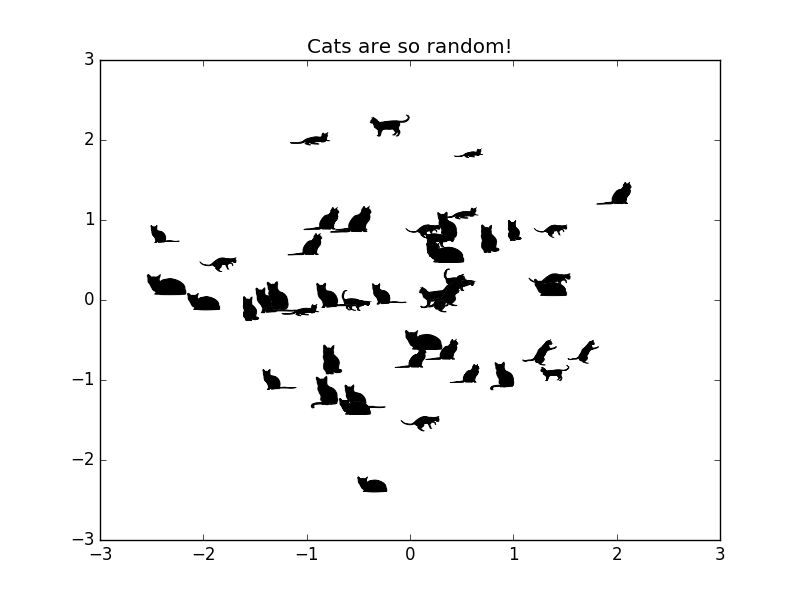

This chart was generated by the following Python code:
import numpy as np

import matplotlib
matplotlib.use('agg')
from matplotlib import pyplot as plt

import catterplot

np.random.seed(12345)
x, y = np.random.randn(2, 50)
sizes = np.random.rand(len(x))*10+20

catterplot.catter(x, y, s=sizes, cat='random', aspects=1)

plt.xlim(-3, 3)
plt.ylim(-3, 3)

plt.title('Cats are so random!')

plt.savefig('example2.png')
